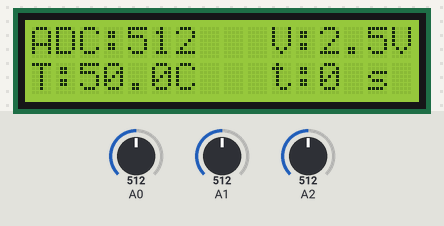
Bench run of a sketch on a simulated Arduino Uno, built with avr-gcc and run on an emulated ATmega328P. Shown: 16×2 character LCD. Inputs (shaded band) come from the test bench; at power-on: A0 = 512, A1 = 512, A2 = 512.

Above: at 1.2 s.
1.3 s: A0 set to 716
At 3.1 s:
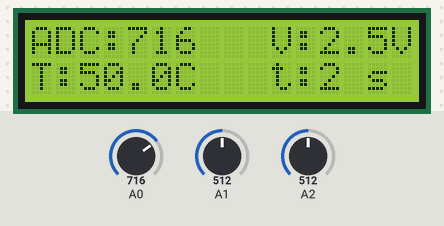
5.6 s: A1 set to 716
At 7.6 s:
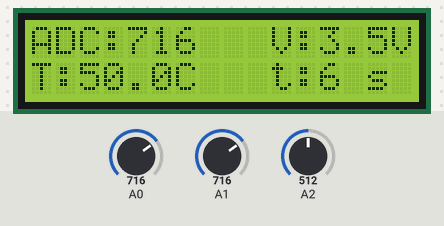
9.7 s: A2 set to 716
At 10.9 s:
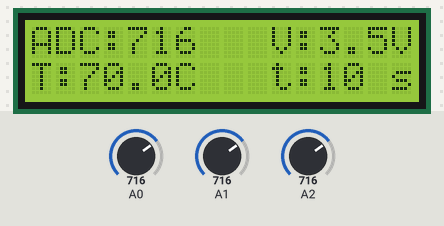
13.8 s: A0 set to 900
At 15.4 s:
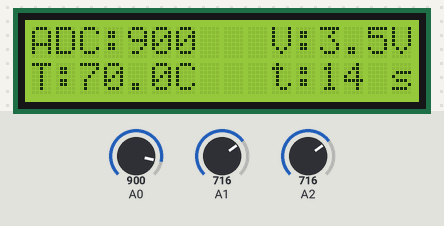
17.8 s: A1 set to 900
At 18.8 s:
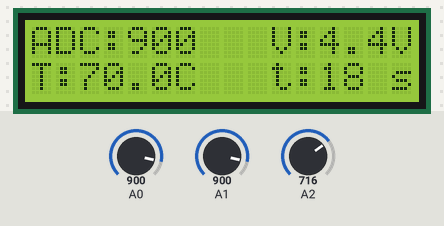
21.9 s: A2 set to 900
At 23.3 s:
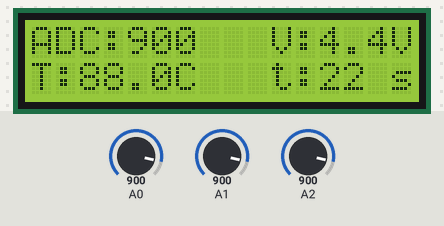
Timing chart, 0 to 24.9 s (numbered marks = the images above; inputs shaded):
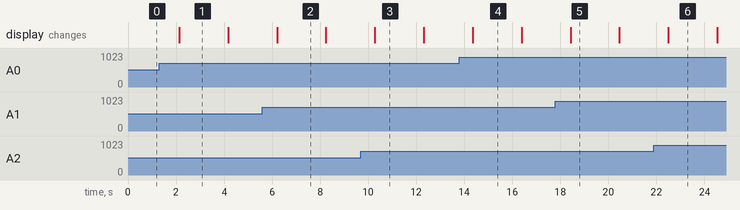

Measured:
- what the display in image 1 shows lasts 2.1 s, from 2.1 s to 4.2 s

The sketch:

LCD_I2C_arduino.ino
```cpp
#include <Wire.h>
#include <LiquidCrystal_I2C.h>

//Crear el objeto lcd  dirección  0x3F y 16 columnas x 2 filas
LiquidCrystal_I2C lcd(0x27,16,2);  // si no te sale con esta direccion  puedes usar (0x3f,16,2) || (0x27,16,2)  ||(0x20,16,2)

void setup() {
  // Inicializar el LCD
  lcd.init();

  //Encender la luz de fondo.
  lcd.backlight();

}

void loop() {
  int sen1=analogRead(A0);
  float sen2=analogRead(A1)*(5.0 / 1023.0);
  float sen3=analogRead(A2)*(100.0 / 1023.0);
  int tiempo=millis()/1000;
  // Cursor en la primera posición de la primera fila
  lcd.setCursor(0,0);
  lcd.print("ADC:");
  lcd.print(sen1);
  lcd.print("   ");
  // Cursor en la 11° posición de la primera fila
  lcd.setCursor(10,0);
  lcd.print("V:");
  lcd.print(sen2,1);//1 decimal
  lcd.print("V  ");
  // Cursor en la primera posición de la 2° fila
  lcd.setCursor(0,1);
  lcd.print("T:");
  lcd.print(sen3,1); //1 decimal
  lcd.print("C  "); // "337" -> "°"
  // Cursor en la 11° posición de la 2° fila
  lcd.setCursor(10,1);
  lcd.print("t:");
  lcd.print(tiempo);
  lcd.print(" s  ");

  delay(2000);

}
```
